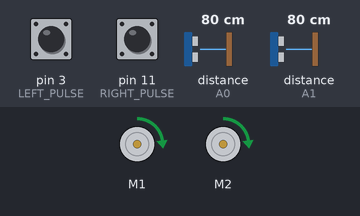
This sketch was run on a simulated Arduino Uno, built with avr-gcc and run on an emulated ATmega328P. On the bench: 2 × DC motor (green arrow = forward, orange = backward, longer = faster). Inputs (shaded band) come from the test bench; at power-on: distance to the obstacle (sensors on A0, A1) 80 cm, pin 3 (LEFT_PULSE) LOW, pin 11 (RIGHT_PULSE) LOW. What the sketch prints to the serial monitor is not drawn.

Above: at 0.8 s.
0.9 s: distance to the obstacle (sensor on A0) set to 22 cm
3.9 s: distance to the obstacle (sensor on A0) set to 18 cm
Timing chart, 0 to 6.9 s (numbered marks = the images above; inputs shaded):
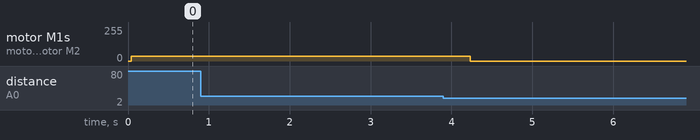

Measured:
- after the input at 0.9 s, every drawn part: stays the same
- after the input at 3.9 s, motor M1, motor M2: forward 35/255 → stopped after 0.33 s

The sketch:

motorLibv5.ino
```cpp
#include <RunningMedian.h>

#include <SharpIR.h>

#include <PID_v1.h>

#include <EnableInterrupt.h>
#include <DualVNH5019MotorShield.h>

const int LEFT_PULSE = 3; // LEFT M1 Pulse A
const int RIGHT_PULSE = 11; // RIGHT M2 Pulse A
const double MAX_SPEED = 250;
const double TURN_MAX_SPEED = 160;
const double START_SPEED = 25;
const double SPEED_STEP = 30;
const double SPEED_STEP_TICKS = 15;
const double TURN_TICKS = 780;

double tick_R = 0;
double tick_L = 0;
double diff_LR = 0;
double speed_O = 0.0;

double lastFrontIRValue = -1;
//double kp = 3.5, ki = 1.6, kd = 0;
double kp = 2.6, ki = 1.6, kd = 0;
//double kp = 0.001, ki = 0.1, kd = 0.001;

DualVNH5019MotorShield md;
PID myPID(&tick_R, &speed_O, &tick_L, kp, ki, kd, DIRECT);
SharpIR frontIR_L(SharpIR::GP2Y0A02YK0F, A0);
SharpIR frontIR_R(SharpIR::GP2Y0A02YK0F, A1);
SharpIR rightIR_1(SharpIR::GP2Y0A21YK0F, A5);
SharpIR rightIR_2(SharpIR::GP2Y0A21YK0F, A4);
RunningMedian frontIR_Median = RunningMedian(15);
RunningMedian rightIR1_Median = RunningMedian(15);
RunningMedian rightIR2_Median = RunningMedian(15);

void setup() {
  md.init();
  Serial.begin(9600);
  setupMotorEncoder();
  myPID.SetMode(AUTOMATIC);
  myPID.SetOutputLimits(-320, 320);
  myPID.SetSampleTime(1);
  moveForward(500000);
//  turnRight();
//  turnRight();
  moveForward(5000);
//  turnLeft();
//  turnLeft();

}


void loop() {
  //  Serial.print("Front IR: ");
  //  Serial.print(readFrontSensor());
  //  Serial.print(" Right IR 1: ");
  //  Serial.print(readRightSensor_1());
  //  Serial.print(" Right IR 2: ");
  //  Serial.println(readRightSensor_2());
}


void setupMotorEncoder() {
  md.init();
  pinMode(LEFT_PULSE, INPUT);
  pinMode(RIGHT_PULSE, INPUT);
  enableInterrupt(LEFT_PULSE, leftMotorTime, CHANGE);
  enableInterrupt(RIGHT_PULSE, rightMotorTime, CHANGE);
}

void leftMotorTime() {
  tick_L++;
  diff_LR = tick_L - tick_R;
}

void rightMotorTime() {
  tick_R++;
  diff_LR = tick_L - tick_R;
}

void moveForward(double distance) {
  initializeTick();
  initializeSpeed();
  initializeMotor_Start();
  double currentSpeed = START_SPEED;
  double lastTick_R = 0.0;
  while (tick_R < distance || tick_L < distance) {
    double irDistance = readFrontSensor();
    //    Serial.print("IR: ");
    //    Serial.print(irDistance);
    if (irDistance <= 20) {
      initializeMotor_End();
      break;
      //RETURN VALUE HERE
    }
    if (distance - tick_R < 200 && distance > 200) {
      currentSpeed = currentSpeed * 0.5;
    } else if (((tick_R - lastTick_R > SPEED_STEP_TICKS) && (currentSpeed < MAX_SPEED)) || currentSpeed == START_SPEED) {
      currentSpeed = currentSpeed + SPEED_STEP;
      lastTick_R = tick_R;
    }
    if (myPID.Compute()) {
      md.setSpeeds(currentSpeed - speed_O, currentSpeed + speed_O);
      //      md.setSpeeds(currentSpeed, currentSpeed + speed_O);
    }
    Serial.print("R: ");
    Serial.print(tick_R);
    Serial.print(" L: ");
    Serial.print(tick_L);
    Serial.print(" O: ");
    Serial.println(speed_O);
    //    Serial.print(" S: ");
    //    Serial.println(currentSpeed);
    //    Serial.print("D(L-R): ");
    //    Serial.println(tick_L - tick_R);
  }
  initializeMotor_End();
  clearFrontSensor();
}

void turnRight() {
  initializeTick();
  initializeSpeed();
  initializeMotor_Start();
  double currentSpeed = START_SPEED;
  double lastTick_R = 0.0;
  while (tick_R < TURN_TICKS || tick_L < TURN_TICKS) {
    if (((tick_R - lastTick_R > SPEED_STEP_TICKS) && (currentSpeed < TURN_MAX_SPEED)) || currentSpeed == START_SPEED) {
      currentSpeed = currentSpeed + SPEED_STEP;
      lastTick_R = tick_R;
    }
    if (myPID.Compute()) {
      md.setSpeeds(-(currentSpeed - speed_O), currentSpeed + speed_O);
      //      md.setSpeeds(-currentSpeed, currentSpeed + speed_O);
    }
    //    Serial.print("R: ");
    //    Serial.print(tick_R);
    //    Serial.print(" L: ");
    //    Serial.print(tick_L);
    //    Serial.print(" O: ");
    //    Serial.print(speed_O);
    //    Serial.print(" S: ");
    //    Serial.println(currentSpeed);
    //    Serial.print("D(L-R): ");
    //    Serial.println(tick_L - tick_R);
  }

  initializeMotor_End();
}

void turnLeft() {
  initializeTick();
  initializeSpeed();
  initializeMotor_Start();
  double currentSpeed = START_SPEED;
  double lastTick_R = 0.0;
  while (tick_R < TURN_TICKS || tick_L < TURN_TICKS) {
    if (((tick_R - lastTick_R > SPEED_STEP_TICKS) && (currentSpeed < TURN_MAX_SPEED)) || currentSpeed == START_SPEED) {
      currentSpeed = currentSpeed + SPEED_STEP;
      lastTick_R = tick_R;
    }
    if (myPID.Compute()) {
      md.setSpeeds(currentSpeed - speed_O, -(currentSpeed + speed_O));
      //      md.setSpeeds(currentSpeed, -(currentSpeed + speed_O));
    }
    //    Serial.print("R: ");
    //    Serial.print(tick_R);
    //    Serial.print(" L: ");
    //    Serial.print(tick_L);
    //    Serial.print(" O: ");
    //    Serial.print(speed_O);
    //    Serial.print(" S: ");
    //    Serial.println(currentSpeed);
    //    Serial.print("D(L-R): ");
    //    Serial.println(tick_L - tick_R);
  }
  initializeMotor_End();
}

void initializeTick() {
  tick_R = 0;
  tick_L = 0;
}

void initializeSpeed() {
  speed_O = 0;
}

void initializeMotor_Start() {
  md.setSpeeds(0, 0);
  md.setBrakes(0, 0);
}

void initializeMotor_End() {
  md.setSpeeds(0, 0);
  md.setBrakes(400, 400);
  delay(50);
}

double readFrontSensor() {
  long irDistance_R = frontIR_R.getDistance();
  long irDistance_L = frontIR_L.getDistance();
  frontIR_Median.add(min(irDistance_R, irDistance_L));
  if (abs(frontIR_Median.getHighest() - frontIR_Median.getLowest()) > 50) {
    return 150;
  }
  return frontIR_Median.getMedian();
}

double readRightSensor_1() {
  long irDistance = rightIR_1.getDistance();
  rightIR1_Median.add(irDistance);
  if (abs(rightIR1_Median.getHighest() - rightIR1_Median.getLowest()) > 40) {
    return 80;
  }
  return rightIR1_Median.getMedian();
}

double readRightSensor_2() {
  long irDistance = rightIR_2.getDistance();
  rightIR2_Median.add(irDistance);
  if (abs(rightIR2_Median.getHighest() - rightIR2_Median.getLowest()) > 40) {
    return 80;
  }
  return rightIR2_Median.getMedian();
}


void clearFrontSensor() {
  frontIR_Median.clear();
}
```
